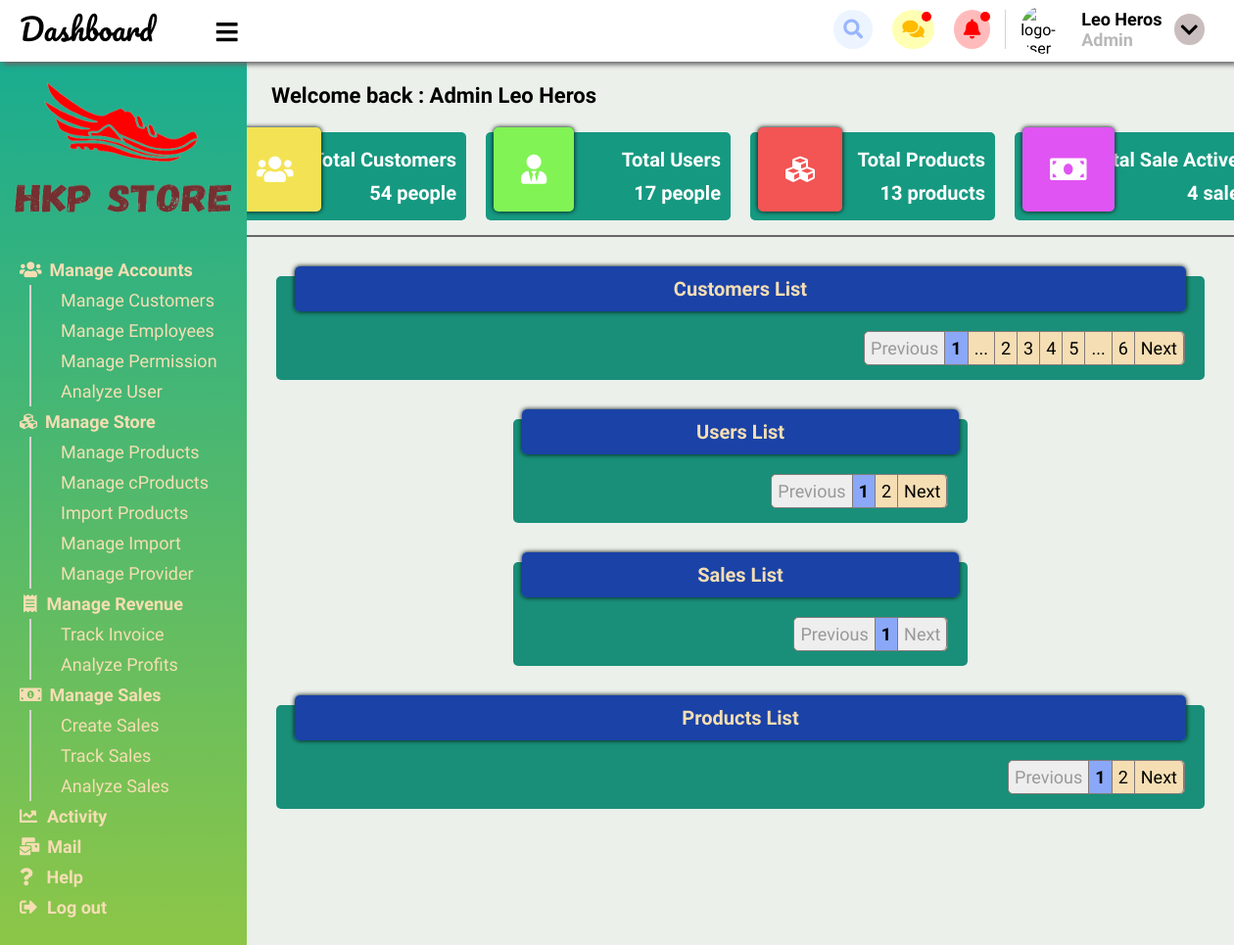
Page /admin/index.php (signed in) on the earlier database version.
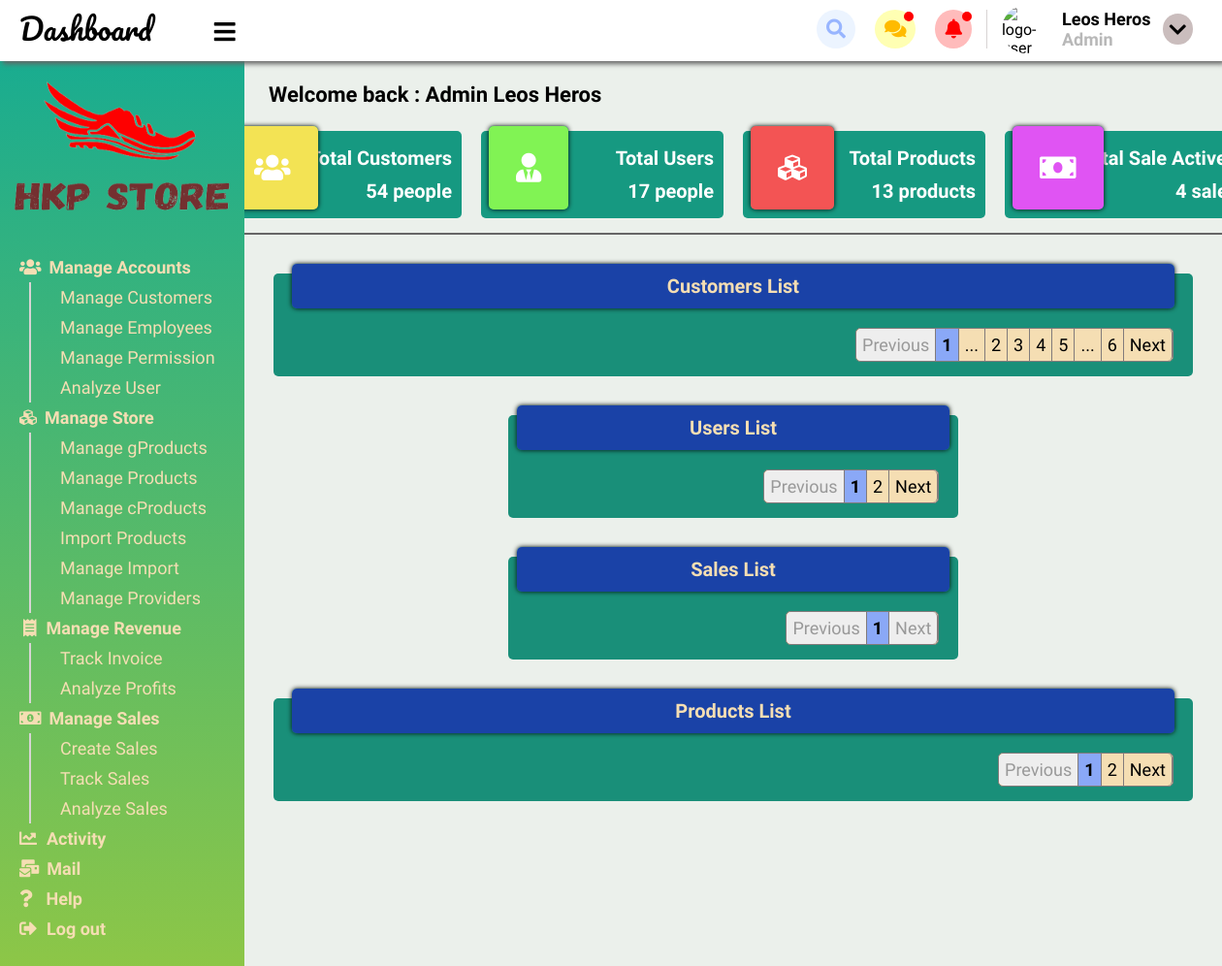
Same page on the later database version.
### tables this page shows
CREATE TABLE `chitiet_quyen_chucnang` (
  `id_quyen` varchar(20) NOT NULL,
  `id_chucnang` varchar(20) NOT NULL
);

CREATE TABLE `chuc_nang` (
  `id_chucnang` int(100) NOT NULL,
  `ten_chucnang` varchar(100) NOT NULL,
  `mieuta` varchar(100) NOT NULL,
  `vi_tri` varchar(10) NOT NULL,
  `icon` varchar(100) NOT NULL
);

### data.properties.php (called while the page is built)
<?php
    $host = 'localhost';
    $username = 'thanhhoa';
    $password = 'thanhhoa';
    $database = 'do_an_web2';
?>

### admin/templates/connectData.php (called while the page is built, shortened)
<?php
    class connectData {
        private $host;
        private $username;
        private $password;
        private $database;
        public function __construct($value = '') {
            if ($value != '') {
                include('../data.properties.php');
            }
            else {
                include('../../data.properties.php');
            }
            $this->host = $host;
            $this->username = $username;
            $this->password = $password;
            $this->database = $database;
        }
        public function selectData($query) {
            if (!$conn = mysqli_connect($this->host,$this->username,$this->password,$this->database)) {
                echo "<script> console.log('Connect failed !')</script>";
            }
            if (!($res = mysqli_query($conn, $query))) {
                echo "<script> console.log('Error : Failed when executed query !')</script>";
            }
            return $res;
        }
    }
?>

### admin/index.php (the view, shortened to what this page needs)
<!DOCTYPE html>
<html lang="en">
<head>
    <link rel="stylesheet" href="static/css/style.css">
    <link rel="stylesheet" href="../static/css/all.css">
</head>
<body onload="setNotification()">
    <?php require_once('./templates/header.php') ?>
    <div class="dashboard">
        <div class="menu-dashboard disable-copy">
            <div class="logo-dashboard">
                <img src="static/images/logo-doc-trans.png" alt="logo-dashboard">
            </div>
            <ul class="dashboard-menu-items">
                <?php
                    require_once('./templates/connectData.php');
                    $conn = new connectData('1');
                    $res = $conn->selectData("select * from chitiet_quyen_chucnang, chuc_nang
                                where id_quyen = '".$_SESSION['user']['permission']."' and chitiet_quyen_chucnang.id_chucnang = chuc_nang.id_chucnang order by vi_tri");
                    $show = '';
                    $pos = 0;
                    $flag = true;
                    while ($row = mysqli_fetch_array($res)) {
                        if ((int)$row['vi_tri'] % 1000 == 0) {
                            $pos++;
                            if ($flag == false) {
                                $show .= "</ul><li id='menu-$pos' onclick='minimizieSubmenu(this.id)'><a class='bold-title'>
                                ".$row['icon'].$row['ten_chucnang']."</a></li>";
                                $flag = true;
                            }
                            else {
                                $show .= "<li id='menu-$pos' onclick='minimizieSubmenu(this.id)'";
                                if ($row['ten_chucnang'] == 'Log out') {
                                    $show .= " class='logout-btn'";
                                }
                                $show .= "><a class='bold-title'>
                                ".$row['icon'].$row['ten_chucnang']."</a></li>";
                                $flag = true;
                            }
                        }
                        else {
                            if ($flag == false) {
                                $show .= "<li><a>".$row['ten_chucnang']."</a></li>";
                            }
                            else {
                                $show .= "<ul class='dashboard-submenu-items' id='submenu-$pos'>
                                            <li><a>".$row['ten_chucnang']."</a></li>";
                                $flag = false;
                            }
                        }
                    }
                    echo $show;
                ?>
                <div class="space"></div>
            </ul>
        </div>
        <div class="content-dashboard">
        </div>
    </div>
</body>
</html>

Differences in the rows shown:
added chitiet_quyen_chucnang: id_chucnang.ten_chucnang "Manage gProducts"
changed through a linked row, chitiet_quyen_chucnang: id_chucnang.ten_chucnang "Manage Provider" → "Manage Providers"
Other differences:
$_SESSION['user']['name']: "Leo Heros" → "Leos Heros"
